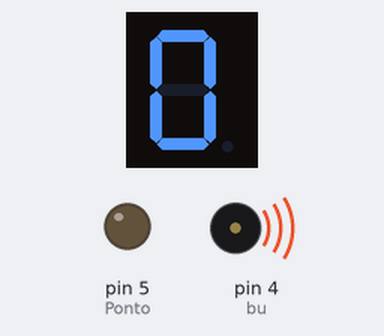
The sketch below on a simulated Arduino Uno, built with avr-gcc and run on an emulated ATmega328P. On the bench: 1-digit seven-segment display, output pins drawn as LEDs (lit = HIGH), buzzer (waves = sounding). Wiring (inferred from the names in the program): 1-digit 7-segment display, segments lit when HIGH: segments pin 12, pin 11, pin 10, pin 9, pin 8, pin 6, pin 7. The segment pins are drawn as the display they are named for; pins used as bus, display or sensor lines are not drawn.

Above: at 0.05 s.
At 1.2 s:
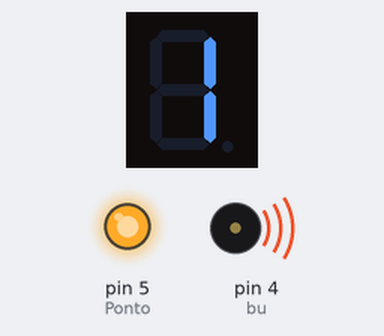
At 11.07 s:
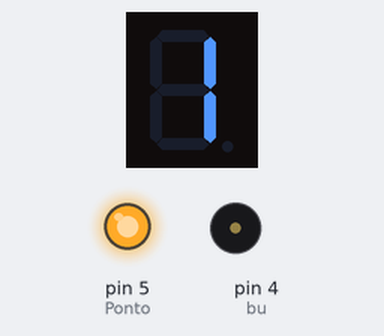
At 15.4 s:
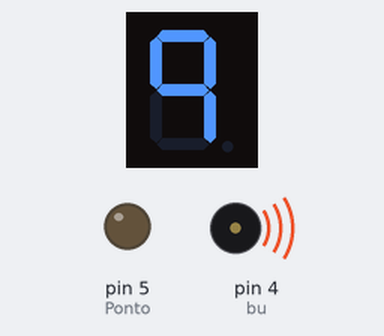
Timing chart, 0 to 40.0 s (numbered marks = the images above):
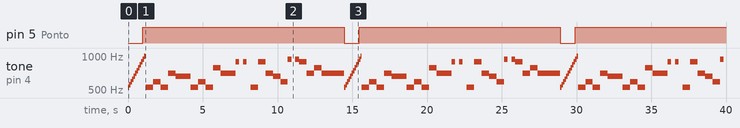

Measured:
- by itself, pin 5 (Ponto): alternates HIGH for 13.5 s and LOW for 1.0 s
- by itself, tone on pin 4 (bu): plays 528 Hz for 0.10 s, 556 Hz for 0.10 s, 592 Hz for 0.10 s, 624 Hz for 0.10 s, 664 Hz for 0.10 s, 704 Hz for 0.10 s … (100 notes in this stretch)

The sketch:

parabens_pra_vc.ino
```cpp
const int A = 12; // Primeiramente setamos os 7 pinos
    const int B = 11;
    const int C = 10;
    const int D = 9;
    const int E = 8;
    const int F = 6;
    const int G = 7;
    const int Ponto = 5;
    const int bu = 4;

    void setup(){
      pinMode(A, OUTPUT); // seta todos as portas que estão os leds do display como saída
      pinMode(B, OUTPUT);
      pinMode(C, OUTPUT);
      pinMode(D, OUTPUT);
      pinMode(E, OUTPUT);
      pinMode(F, OUTPUT);
      pinMode(G, OUTPUT);
      pinMode(Ponto, OUTPUT);
      pinMode(bu, OUTPUT);
    }

    void loop(){
      digitalWrite(A, HIGH); //acende os leds que representam o número 0
      digitalWrite(B, HIGH);
      digitalWrite(C, HIGH);
      digitalWrite(D, HIGH);
      digitalWrite(E, HIGH);
      digitalWrite(F, HIGH);
      digitalWrite(G, LOW);
      digitalWrite(Ponto, LOW);
      tone(bu, 528, 100);//nota C
      delay(100); //aguarda 1 segundo para mostrar próximo número
      digitalWrite(A, LOW); //acende os leds que representam o número 1
      digitalWrite(B, HIGH);
      digitalWrite(C, HIGH);
      digitalWrite(D, LOW);
      digitalWrite(E, LOW);
      digitalWrite(F, LOW);
      digitalWrite(G, LOW);
      digitalWrite(Ponto, LOW);
      tone(bu, 556, 100);//nota C#
      delay(100); //aguarda 1 segundo para mostrar próximo número
      digitalWrite(A, HIGH); //acende os leds que representam o número 2
      digitalWrite(B, HIGH);
      digitalWrite(C, LOW);
      digitalWrite(D, HIGH);
      digitalWrite(E, HIGH);
      digitalWrite(F, LOW);
      digitalWrite(G, HIGH);
      tone(bu, 592, 100);//nota D
      delay(100); //aguarda 1 segundo para mostrar próximo número
      digitalWrite(A, HIGH); //acende os leds que representam o número 3
      digitalWrite(B, HIGH);
      digitalWrite(C, HIGH);
      digitalWrite(D, HIGH);
      digitalWrite(E, LOW);
      digitalWrite(F, LOW);
      digitalWrite(G, HIGH);
      digitalWrite(Ponto, LOW);
      tone(bu, 624, 100);//nota D#
      delay(100); //aguarda 1 segundo para mostrar próximo número
      digitalWrite(A, LOW); //acende os leds que representam o número 4
      digitalWrite(B, HIGH);
      digitalWrite(C, HIGH);
      digitalWrite(D, LOW);
      digitalWrite(E, LOW);
      digitalWrite(F, HIGH);
      digitalWrite(G, HIGH);
      digitalWrite(Ponto, LOW);
      tone(bu, 664, 100);//nota E
      delay(100); //aguarda 1 segundo para mostrar próximo número
      digitalWrite(A, HIGH); //acende os leds que representam o número 5
      digitalWrite(B, LOW);
      digitalWrite(C, HIGH);
      digitalWrite(D, HIGH);
      digitalWrite(E, LOW);
      digitalWrite(F, HIGH);
      digitalWrite(G, HIGH);
      digitalWrite(Ponto, LOW);
      tone(bu, 704, 100);//nota F
      delay(100); //aguarda 1 segundo para mostrar próximo número
      digitalWrite(A, LOW); //acende os leds que representam o número 6
      digitalWrite(B, LOW);
      digitalWrite(C, HIGH);
      digitalWrite(D, HIGH);
      digitalWrite(E, HIGH);
      digitalWrite(F, HIGH);
      digitalWrite(G, HIGH);
      tone(bu, 744, 100);//nota F#
      delay(100); //aguarda 1 segundo para mostrar próximo número
      digitalWrite(A, HIGH); //acende os leds que representam o número 7
      digitalWrite(B, HIGH);
      digitalWrite(C, HIGH);
      digitalWrite(D, LOW);
      digitalWrite(E, LOW);
      digitalWrite(F, LOW);
      digitalWrite(G, LOW);
      tone(bu, 788, 100);//nota G
      delay(100); //aguarda 1 segundo para mostrar próximo número
      digitalWrite(A, HIGH); //acende os leds que representam o número 8
      digitalWrite(B, HIGH);
      digitalWrite(C, HIGH);
      digitalWrite(D, HIGH);
      digitalWrite(E, HIGH);
      digitalWrite(F, HIGH);
      digitalWrite(G, HIGH);
      digitalWrite(Ponto, LOW);
      tone(bu, 836, 100);//nota G#
      delay(100); //aguarda 1 segundo para mostrar próximo número
      digitalWrite(A, HIGH); //acende os leds que representam o número 9
      digitalWrite(B, HIGH);
      digitalWrite(C, HIGH);
      digitalWrite(D, LOW);
      digitalWrite(E, LOW);
      digitalWrite(F, HIGH);
      digitalWrite(G, HIGH);
      digitalWrite(Ponto, LOW);
      tone(bu, 888, 100);//nota A
      delay(100); //aguarda 1 segundo para mostrar próximo número
      digitalWrite(A, HIGH); //acende os leds que representam o número 10
      digitalWrite(B, HIGH);
      digitalWrite(C, HIGH);
      digitalWrite(D, HIGH);
      digitalWrite(E, HIGH);
      digitalWrite(F, HIGH);
      digitalWrite(G, LOW);
      digitalWrite(Ponto, HIGH);
      tone(bu, 940, 100);//nota A#
      delay(100);
      digitalWrite(A, LOW); //acende os leds que representam o número 11
      digitalWrite(B, HIGH);
      digitalWrite(C, HIGH);
      digitalWrite(D, LOW);
      digitalWrite(E, LOW);
      digitalWrite(F, LOW);
      digitalWrite(G, LOW);
      digitalWrite(Ponto, HIGH);
      tone(bu, 996, 100);//nota B
      delay(100); //aguarda 1 segundo para mostrar próximo número
      tone(bu, 528, 250);//nota C
      delay(250);
      tone(bu, 528, 250);//nota C
      delay(250);
      tone(bu, 592, 500);//nota D
      delay(500);
      tone(bu, 528, 500);//nota C
      delay(500);
      tone(bu, 704, 500);//nota F
      delay(500);
      tone(bu, 664, 1000);//nota E
      delay(1000);
      tone(bu, 528, 250);//nota C
      delay(250);
      tone(bu, 528, 250);//nota C
      delay(250);
      tone(bu, 592, 500);//nota D
      delay(500);
      tone(bu, 528, 500);//nota C
      delay(500);
      tone(bu, 788, 500);//nota G
      delay(500);
      tone(bu, 704, 500);//nota F
      delay(500);
      tone(bu, 704, 500);//nota F
      delay(500);
      tone(bu, 888, 250);//nota A
      delay(500);
      tone(bu, 888, 250);//nota A
      delay(500);
      tone(bu, 528, 500);//nota C
      delay(500);
      tone(bu, 888, 500);//nota A
      delay(500);
      tone(bu, 704, 500);//nota F
      delay(500);
      tone(bu, 664, 500);//nota E
      delay(500);
      tone(bu, 592, 500);//nota D
      delay(500);
      tone(bu, 940, 250);//nota A#
      delay(500);
      tone(bu, 940, 250);//nota A#
      delay(250);
      tone(bu, 888, 500);//nota A
      delay(500);
      tone(bu, 704, 500);//nota F
      delay(500);
      tone(bu, 788, 500);//nota G
      delay(500);
      tone(bu, 704, 500);//nota F
      delay(500);
      tone(bu, 704, 1000);//nota F
      delay(1000);
    }
```
